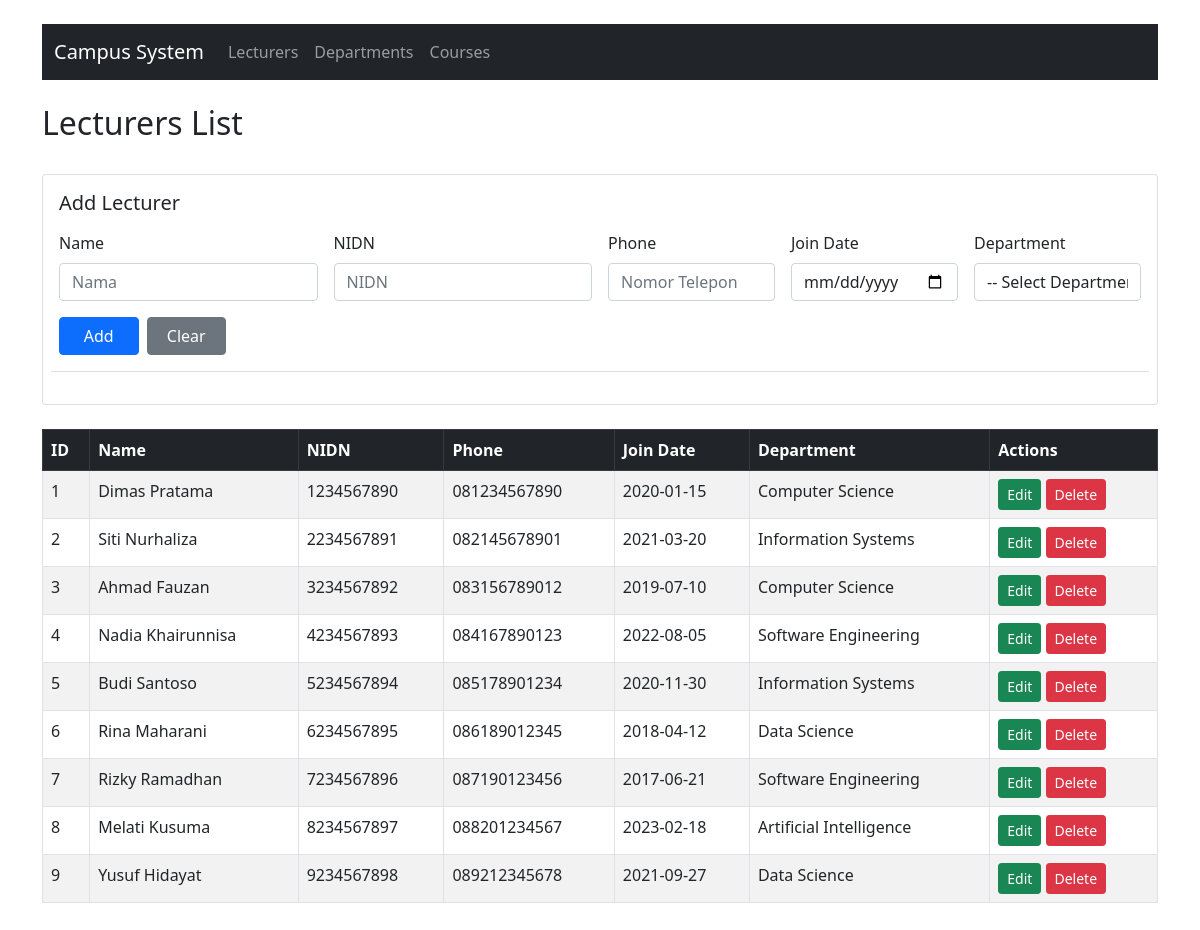
/Code/index.php, run on the app's committed database.
### tables this page shows
CREATE TABLE `lecturers` (
  `id` int(11) NOT NULL,
  `name` varchar(100) NOT NULL,
  `nidn` varchar(50) NOT NULL,
  `phone` varchar(50) NOT NULL,
  `join_date` date NOT NULL,
  `department_id` int(11) DEFAULT NULL
);

CREATE TABLE `departments` (
  `id` int(11) NOT NULL,
  `name` varchar(100) NOT NULL,
  `building` varchar(100) NOT NULL
);

### Code/Models/DB.php (called while the page is built, shortened)
<?php
require_once 'config/database.php';
abstract class DB {
    public function __construct() {
        $database = new Database();
        $this->conn = $database->getConnection();
    }
}
?>

### Code/Config/database.php (called while the page is built, shortened)
<?php
class Database {
    private $host = "localhost";
    private $username = "root";
    private $password = "";
    private $db_name = "tp_mvc25";
    public function getConnection() {
        $this->conn = null;
        try {
            $this->conn = new mysqli($this->host, $this->username, $this->password, $this->db_name);
        } catch(Exception $e) {
            echo "Connection error: " . $e->getMessage();
        }
        return $this->conn;
    }
}
?>

### Code/Controller/BaseController.php (called while the page is built, shortened)
<?php
abstract class BaseController {
    protected function render($view, $data = []) {
        extract($data);
        include "View/{$view}.php";
    }
}
?>

### Code/Controller/LecturerController.php (called while the page is built, shortened)
<?php
require_once 'Controller/BaseController.php';
require_once 'Models/Lecturer.php';
class LecturerController extends BaseController {
    private $lecturerModel;
    public function __construct() {
        $this->lecturerModel = new Lecturer();
    }
    public function index() {
        $lecturer = null;
        $lecturers = $this->lecturerModel->getAll();
        $departments = $this->lecturerModel->getDepartments();
        $this->render('Lecturers', [
            'lecturers'   => $lecturers,
            'lecturer'    => $lecturer,
            'departments' => $departments
        ]);
    }
}
?>

### Code/Models/Lecturer.php (called while the page is built, shortened)
<?php
require_once 'Models/DB.php';
class Lecturer extends DB {
    protected $table = 'lecturers';
    public function getAll() {
        $sql = "SELECT l.*, d.name AS department_name
                FROM {$this->table} l
                LEFT JOIN departments d ON l.department_id = d.id";
        $result = $this->conn->query($sql);
        $lecturers = [];
        if ($result && $result->num_rows > 0) {
            while ($row = $result->fetch_assoc()) {
                $lecturers[] = $row;
            }
        }
        return $lecturers;
    }
}
?>

### Code/View/Lecturers.php (the view, shortened to what this page needs)
<!DOCTYPE html>
<html>
<head>
        <link rel="stylesheet" href="Assets/CSS/bootstrap.min.css">
</head>
<body class="container py-4">
<nav class="navbar navbar-expand-lg navbar-dark bg-dark mb-4">
    <div class="container-fluid">
        <a class="navbar-brand" href="index.php">Campus System</a>
        <div class="collapse navbar-collapse" id="navbarNav">
            <ul class="navbar-nav">
                                <li class="nav-item">
                    <a class="nav-link" href="index.php?controller=lecturer&action=index">Lecturers</a>
                </li>
                                <li class="nav-item">
                    <a class="nav-link" href="index.php?controller=department&action=index">Departments</a>
                </li>
                                <li class="nav-item">
                    <a class="nav-link" href="index.php?controller=course&action=index">Courses</a>
                </li>
            </ul>
        </div>
    </div>
</nav>
<?php
$page = $page ?? 'index';
?>
<?php if ($page === 'index'): ?>
<div class="d-flex justify-content-between align-items-center mb-4">
    <h2>Lecturers List</h2>
</div>
<div class="card mb-4">
    <div class="card-body">
        <h5 class="mb-3">
                        <?= isset($lecturer) ? "Edit Lecturer" : "Add Lecturer" ?>
        </h5>
                <form action="index.php?controller=lecturer&action=<?= isset($lecturer) ? 'edit&id='.$lecturer['id'] : 'create' ?>"
              method="POST"
              class="row g-3 mb-3 border-bottom pb-3">
                        <div class="col-md-3">
                <label class="form-label">Name</label>
                <input type="text" name="name" class="form-control"
                        placeholder="Nama"
                                                value="<?= isset($lecturer) ? htmlspecialchars($lecturer['name']) : '' ?>"
                        required>
            </div>
                        <div class="col-md-3">
                <label class="form-label">NIDN</label>
                <input type="text" name="nidn" class="form-control"
                        placeholder="NIDN"
                        value="<?= isset($lecturer) ? htmlspecialchars($lecturer['nidn']) : '' ?>"
                        required>
            </div>
                        <div class="col-md-2">
                <label class="form-label">Phone</label>
                <input type="text" name="phone" class="form-control"
                        placeholder="Nomor Telepon"
                        value="<?= isset($lecturer) ? htmlspecialchars($lecturer['phone']) : '' ?>"
                        required>
            </div>
                        <div class="col-md-2">
                <label class="form-label">Join Date</label>
                <input type="date" name="join_date" class="form-control"
                        placeholder="Tanggal Masuk"
                        value="<?= isset($lecturer) ? htmlspecialchars($lecturer['join_date']) : '' ?>"
                        required>
            </div>
                        <div class="col-md-2">
                <label class="form-label">Department</label>
                <select name="department_id" class="form-control" required>
                    <option value="">-- Select Department --</option>
                </select>
            </div>
                        <div class="col-md-2 d-flex align-items-end gap-2">
                                <button type="submit" class="btn <?= isset($lecturer) ? 'btn-success' : 'btn-primary' ?> w-100">
                            <?= isset($lecturer) ? "Update" : "Add" ?>
                        </button>
                                <a href="index.php?controller=lecturer&action=index" class="btn btn-secondary w-100">
                    Clear
                </a>
            </div>
        </form>
    </div>
</div>
<table class="table table-striped table-bordered">
    <thead class="table-dark">
        <tr>
            <th>ID</th>
            <th>Name</th>
            <th>NIDN</th>
            <th>Phone</th>
            <th>Join Date</th>
            <th>Department</th>
            <th>Actions</th>
        </tr>
    </thead>
    <tbody>
                <?php if (empty($lecturers)): ?>
            <tr><td colspan="7" class="text-center">No lecturers found</td></tr>
        <?php else: ?>
                        <?php foreach ($lecturers as $l): ?>
                <tr>
                    <td><?= $l['id'] ?></td>
                    <td><?= htmlspecialchars($l['name']) ?></td>
                    <td><?= htmlspecialchars($l['nidn']) ?></td>
                    <td><?= htmlspecialchars($l['phone']) ?></td>
                    <td><?= htmlspecialchars($l['join_date']) ?></td>
                    <td>
                                                <?= htmlspecialchars($l['department_name'] ?? '—') ?>
                    </td>
                    <td>
                                                <a href="index.php?controller=lecturer&action=index&id=<?= $l['id'] ?>"
                           class="btn btn-sm btn-success">Edit</a>
                                                <a href="index.php?controller=lecturer&action=delete&id=<?= $l['id'] ?>"
                           class="btn btn-sm btn-danger"
                           onclick="return confirm('Are you sure you want to delete this lecturer?')">
                           Delete
                        </a>
                    </td>
                </tr>
            <?php endforeach; ?>
        <?php endif; ?>
    </tbody>
</table>
<?php endif; ?>
</body>
</html>

### Code/index.php (shortened to what this page needs)
<?php
require_once 'Controller/LecturerController.php';
$controller = $_GET['controller'] ?? 'lecturer';
$action     = $_GET['action'] ?? 'index';
switch ($controller) {
    case 'lecturer':
        $ctrl = new LecturerController();
        break;
}
if (method_exists($ctrl, $action)) {
    $ctrl->$action();
} else {
    die("Action not found: $action");
}
?>

### data on the page
lecturers: id "1", name "Dimas Pratama", nidn "1234567890", phone "081234567890", join_date "2020-01-15", department.name "Computer Science"
lecturers: id "2", name "Siti Nurhaliza", nidn "2234567891", phone "082145678901", join_date "2021-03-20", department.name "Information Systems"
lecturers: id "3", name "Ahmad Fauzan", nidn "3234567892", phone "083156789012", join_date "2019-07-10", department.name "Computer Science"
lecturers: id "4", name "Nadia Khairunnisa", nidn "4234567893", phone "084167890123", join_date "2022-08-05", department.name "Software Engineering"
lecturers: id "5", name "Budi Santoso", nidn "5234567894", phone "085178901234", join_date "2020-11-30", department.name "Information Systems"
lecturers: id "6", name "Rina Maharani", nidn "6234567895", phone "086189012345", join_date "2018-04-12", department.name "Data Science"
lecturers: id "7", name "Rizky Ramadhan", nidn "7234567896", phone "087190123456", join_date "2017-06-21", department.name "Software Engineering"
lecturers: id "8", name "Melati Kusuma", nidn "8234567897", phone "088201234567", join_date "2023-02-18", department.name "Artificial Intelligence"
lecturers: id "9", name "Yusuf Hidayat", nidn "9234567898", phone "089212345678", join_date "2021-09-27", department.name "Data Science"
